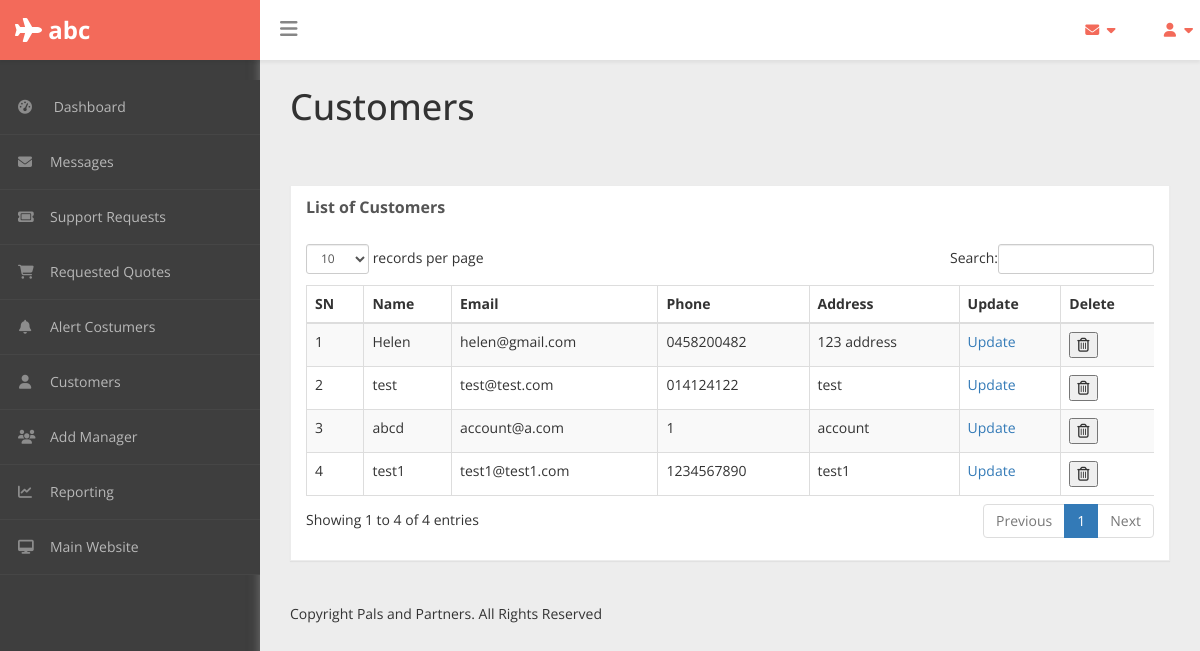
The app's page /admin/customers.php (signed in) with its own data.
### tables this page shows
CREATE TABLE `user` (
  `id` int(10) NOT NULL,
  `name` varchar(20) NOT NULL,
  `email` varchar(30) NOT NULL,
  `phone` varchar(15) NOT NULL,
  `address` varchar(100) NOT NULL,
  `password` text NOT NULL,
  `type` varchar(10) NOT NULL,
  `registeredDate` date NOT NULL DEFAULT current_timestamp()
);

### admin/php/functions.php (called while the page is built, shortened)
<?php
include('db_conn.php');
function getCustomers(){
  global $mysqli;
  $query="SELECT id,name,email,phone,address FROM user WHERE type='customer';";
  $result=mysqli_query($mysqli,$query);
  return $result;
}
?>

### admin/include/customers.php (the view, shortened to what this page needs)
<div class="panel panel-default">
   <div class="panel-heading">
       List of Customers
   </div>
   <div class="panel-body">
       <div class="table-responsive">
           <table class="table table-striped table-bordered table-hover" id="dataTables-example">
               <thead>
                   <tr>
                       <th>SN</th>
                       <th>Name</th>
                       <th>Email</th>
                       <th>Phone</th>
                       <th>Address</th>
                       <th>Update</th>
                       <th>Delete</th>
                   </tr>
               </thead>
               <tbody>
                 <?php
                   $result = getCustomers();
                   $sn=1;
                   while($row=mysqli_fetch_assoc($result)){
                   ?>
                   <tr>
                       <td><?php echo $sn?></td>
                       <td><?php echo $row['name']?></td>
                       <td><?php echo $row['email']?></td>
                       <td><?php echo $row['phone']?></td>
                       <td><?php echo $row['address']?></td>
                       <td><?php echo '<a href="..\profile.php?userid='.$row['id'].'"> Update</a>'?></td>
                       <td><button onclick="deleteCustomer(<?php echo $row['id']?>)"><i class="fa fa-trash-o" aria-hidden="true"></i></button></td>
                   </tr>
                 <?php
                   $sn++;
                   }
                 ?>
               </tbody>
           </table>
       </div>
   </div>
</div>

### admin/assets/css/custom-styles.css (style rules this page uses)
body { font-family: 'Open Sans', sans-serif; background: #3E3E3E; }
.panel { border-radius:0px; }
.panel-default { border-color: #ECECEC; }
.panel-default > .panel-heading { color: #555; border-color: #FFF; font-weight:bold;background: #FFFFFF; font-size: 16px; text-shadow: none; }
.panel-heading { border-bottom: 1px solid transparent; border-top-left-radius: 3px; border-top-right-radius: 3px; }

### records on screen
user: name "Helen", email "helen@gmail.com", phone "0458200482", address "123 address"
user: name "test", email "test@test.com", phone "014124122", address "test"
user: name "abcd", email "account@a.com", phone "1", address "account"
user: name "test1", email "test1@test1.com", phone "1234567890", address "test1"

### other values on screen
$_SESSION['username'] "abc"
